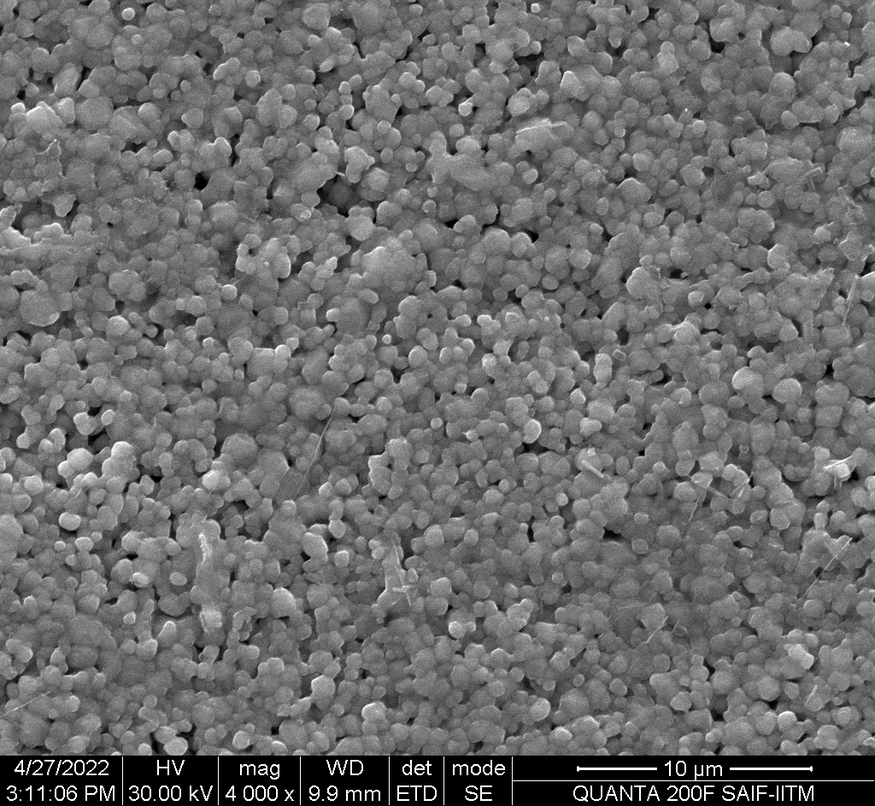
#> input picture DS-115_003.tif, 875 x 806 px, shrunk from 1024 x 943 before the run, found by its file name
$ python code.py
#> lines starting #> are read from the running program, lines starting #| are printed output that depends on the picture; after the words box and inside, x2 and y2 are one past the last pixel; in counts of white or black regions, pixels touching at a corner belong together; long printed decimals are rounded
from PIL import Image

image_path='/Users/shivashankar/Downloads/grain_image/8/DS-115_003'

# Load the TIFF image
tiff_image = Image.open(image_path+'.tif')  # Replace 'input.tif' with your TIFF image file path
#> tiff_image is the input picture: PIL image 875x806 RGB; min 0, max 255, mean 107.2

# Save it as a JPEG image
tiff_image.save(image_path+'.jpg', 'JPEG')  # 'output.jpg' is the desired output file name


# Importing Image class from PIL module
from PIL import Image

# Opens a image in RGB mode
im = Image.open(image_path+'.jpg')

# Size of the image in pixels (size of original image)
# (This is not mandatory)
width, height = im.size
#> width = 875; height = 806

# Setting the points for cropped image
left = 0
top = 0
right = width
#> right = 875
bottom = height-70
#> bottom = 736

# Cropped image of above dimension
# (It will not change original image)
im1 = im.crop((left, top, right, bottom))
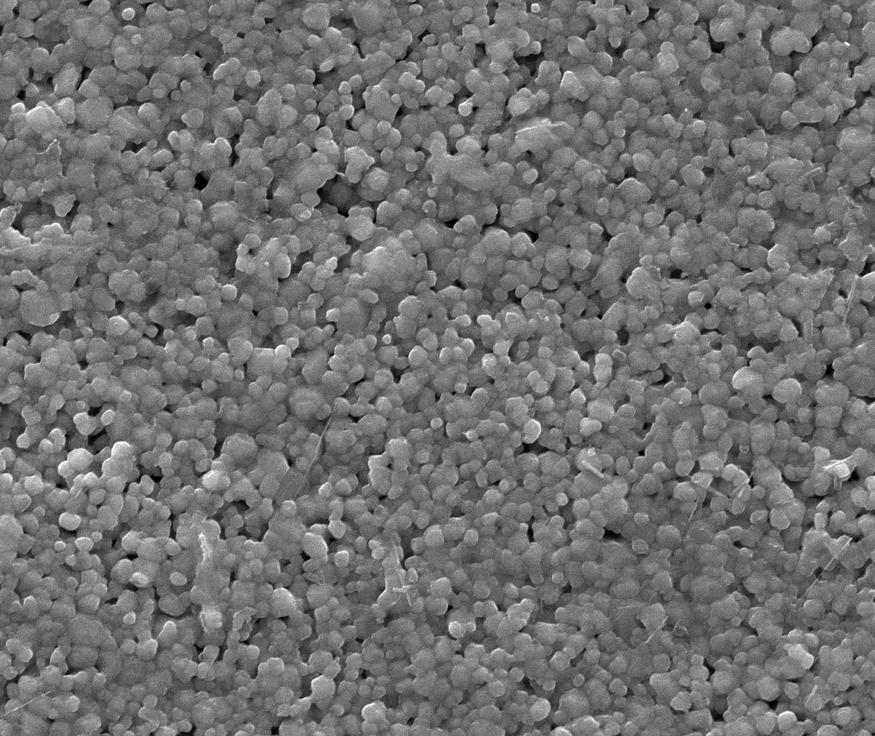
#> im1: PIL image 875x736 RGB; min 0, max 255, mean 112.2


# Shows the image in image viewer
im1.save(image_path+'.jpg')

import cv2
import numpy as np
import matplotlib.pyplot as plt


image = cv2.imread(image_path+'.jpg',1)
#> image: shape (736, 875, 3); min 0, max 255, mean 112.2

plt.imshow(image)
#plt.savefig("/Users/shivashankar/Downloads/original.jpg")

# Adjust the brightness and contrast
# Adjusts the brightness by adding 10 to each pixel value
brightness = 20
# Adjusts the contrast by scaling the pixel values by 2.3
contrast = 1

image2 = cv2.addWeighted(image, contrast, np.zeros(image.shape, image.dtype), 0, brightness)


plt.title("Brightness & contrast")
plt.imshow(image2)
plt.show()
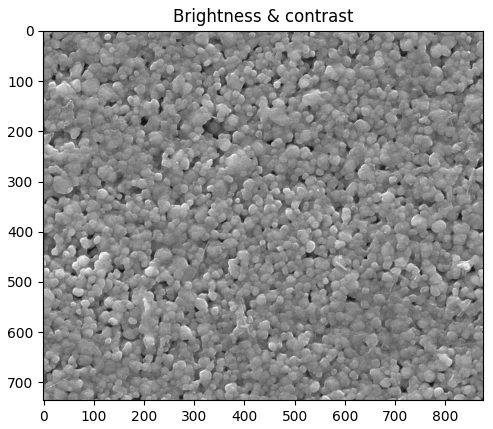
#> figure drawn by matplotlib, 1 panel

# Create the sharpening kernel
kernel = np.array([[0, -1, 0], [-1, 5, -1], [0, -1, 0]])

# Sharpen the image
image = cv2.filter2D(image2, -1, kernel)
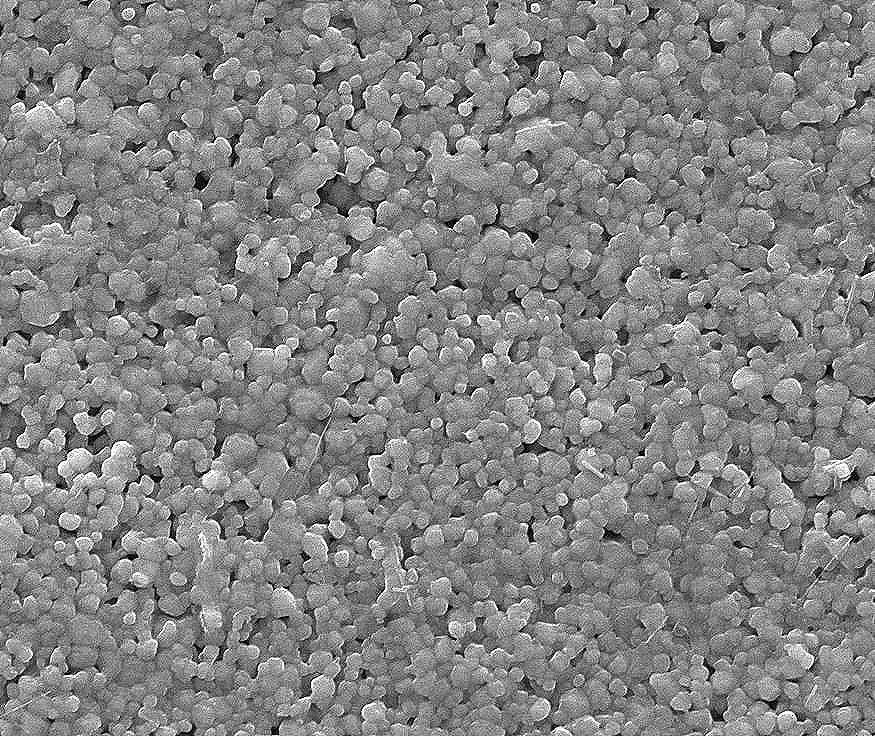
#> image: shape (736, 875, 3); min 0, max 255, mean 131.9

plt.imshow(image)
#plt.savefig("/Users/shivashankar/Downloads/sharpened.jpg")

# Convert the cropped image to grayscale
gray_cropped = cv2.cvtColor(image2, cv2.COLOR_BGR2GRAY)

# Apply Gaussian blur to reduce noise
blurred = cv2.GaussianBlur(gray_cropped, (5, 5), 0)
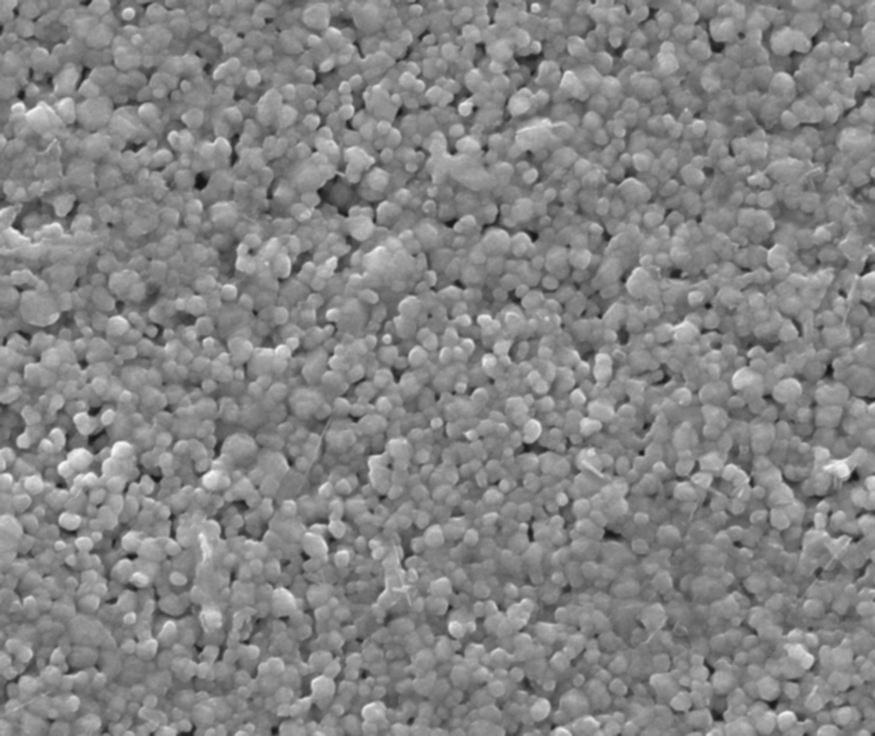
#> blurred: shape (736, 875); min 21, max 247, mean 132.2

# Apply thresholding to segment particles
threshold_value, thresholded = cv2.threshold(blurred, 0, 255, cv2.THRESH_BINARY + cv2.THRESH_OTSU)
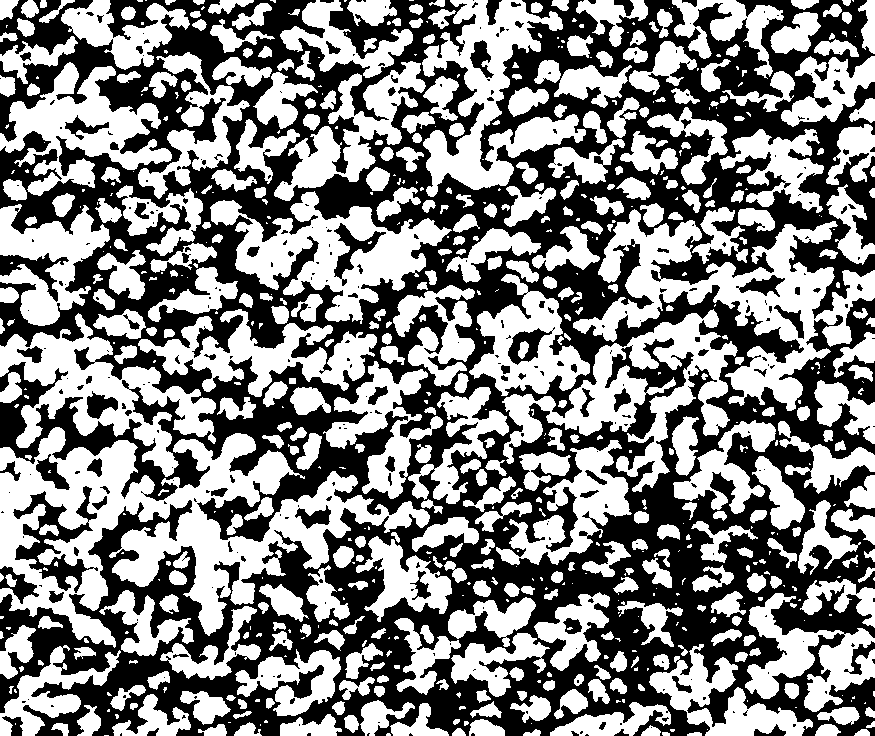
#> thresholded: shape (736, 875); 51.9% white; 325 black regions (232 under 20 px)
#> threshold_value = 131

# Find contours of particles
contours, threshold_value = cv2.findContours(thresholded, cv2.RETR_EXTERNAL, cv2.CHAIN_APPROX_SIMPLE)
#> contours = 679 contours, 305 with area under 20; largest, box (x1, y1, x2, y2) and area: (0, 427, 430, 648) 36896, (573, 209, 875, 411) 18499, (210, 191, 452, 324) 12908, (502, 309, 738, 492) 12385, (0, 313, 216, 477) 12210; threshold_value = 679 rows, first 6: [1, -1, -1, -1], [2, 0, -1, -1], [3, 1, -1, -1], [4, 2, -1, -1], [5, 3, -1, -1], [6, 4, -1, -1]

# Calculate particle diameters and collect them in a list
particle_diameters = []
for contour in contours:
    (x, y), radius = cv2.minEnclosingCircle(contour)
    diameter = radius * 2
    particle_diameters.append(diameter)
#> this loop made 679 passes
#> (x, y, radius, diameter) on passes 2 to 4: (388, 734.5, 2.06, 4.12), (694, 734, 7.07, 14.14), (665.5, 733.5, 3.81, 7.62)
#> after the loop, particle_diameters = 679 values, max 443 at index 303, min 0.0002 at index 5, mean 22.25

# Draw particle boundaries
cv2.drawContours(image2, contours, -1, (100, 0, 255), 2)  # Green color, thickness 2
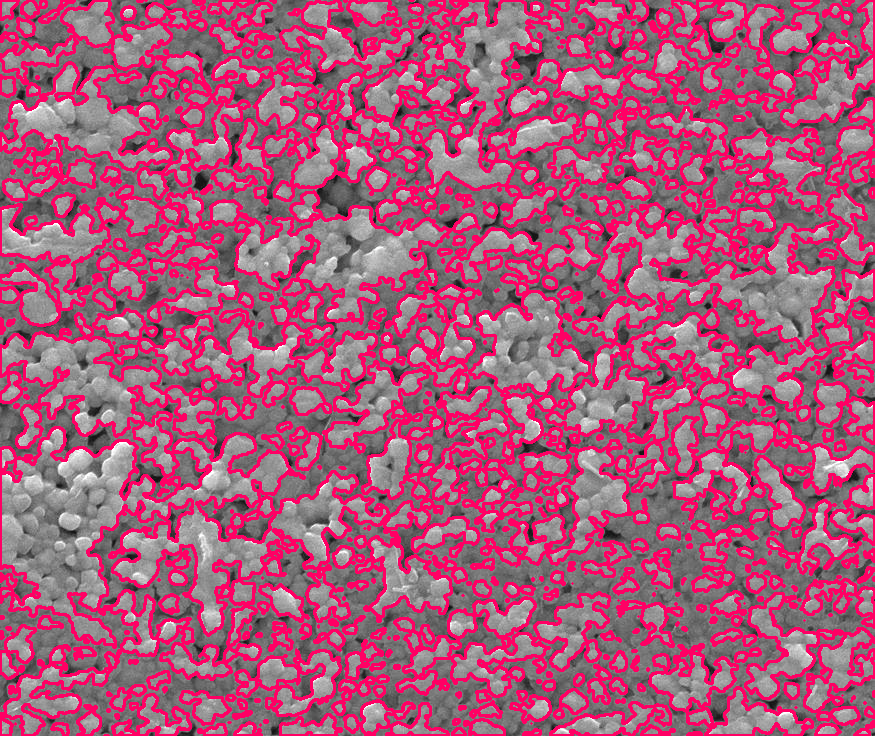
#> image2: shape (736, 875, 3); mean B, G, R 120.4, 88.2, 170.4

average_diameter = np.mean(particle_diameters)
#> average_diameter = 22.25
print("Average Diameter of Particles:", average_diameter,"(pixels)")
#| Average Diameter of Particles: 22.254 (pixels)


# Display the cropped image with particle boundaries
plt.imshow(image2)
#> figure, not shown here; B, G, R data is drawn as R, G, B
